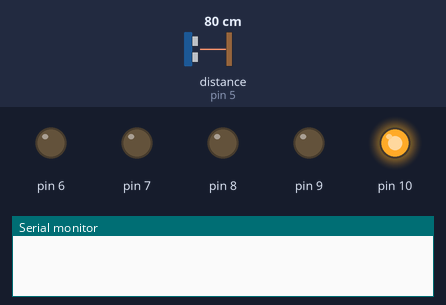
Bench run of a sketch on a simulated Arduino Uno, built with avr-gcc and run on an emulated ATmega328P. Shown: output pins drawn as LEDs (lit = HIGH), the last lines printed to the serial monitor. Wiring (inferred from the names in the program): ultrasonic range finder: trigger pin 4; echo pin 5. Inputs (shaded band) come from the test bench; at power-on: distance to the obstacle (sensor on pin 5) 80 cm. The echo pulse lasts 58.3 µs per cm; pins used as bus, display or sensor lines are not drawn.

Above: at 1.2 s.
1.3 s: distance to the obstacle (sensor on pin 5) set to 11 cm
3.0 s: distance to the obstacle (sensor on pin 5) set to 8 cm
At 4.7 s:
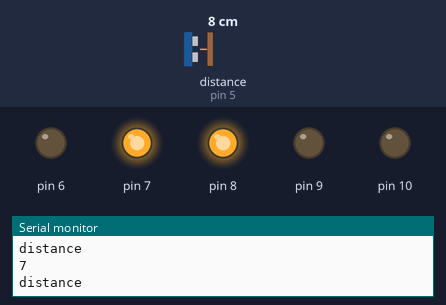
5.0 s: distance to the obstacle (sensor on pin 5) set to 18 cm
At 6.2 s:
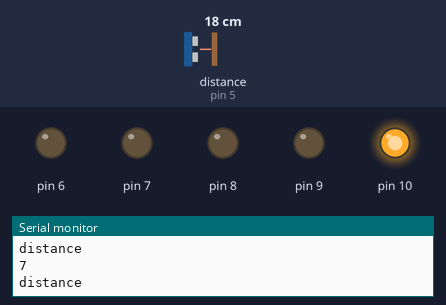
6.5 s: distance to the obstacle (sensor on pin 5) set to 2 cm
At 7.4 s:
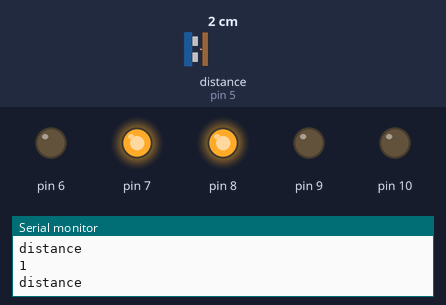
Timing chart, 0 to 9.5 s (numbered marks = the images above; inputs shaded):
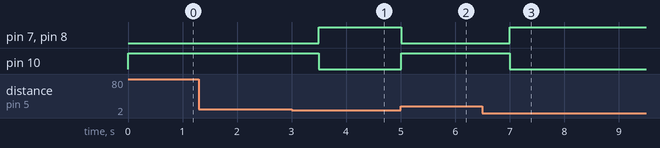

The sketch:

CRACK_DETECTION.ino
```cpp
#define motor 7 // M OTOR ONE
#define motor 6 // MOTOR ONE
#define motor 8 // MOTOR SECOND
#define motor 9 // MOTOR SECOND
#define trig 4 //ULTRASONIC
#define echo 5 //ULTRASONIC
#define buzzer 10 //buzzer
long duration;
int distance;
void setup() {
  // put your setup code here, to run once:
  pinMode(7,OUTPUT);
  pinMode(6,OUTPUT);
  pinMode(8,OUTPUT);
  pinMode(9,OUTPUT);
  pinMode(trig,OUTPUT);
  pinMode(echo,INPUT);
  pinMode(10,OUTPUT);

  Serial.begin(9600);

}

void loop() {


   //ultrasonic sensor
  digitalWrite(trig,LOW);
  delayMicroseconds(2);

   digitalWrite(trig,HIGH);
  delayMicroseconds(10);

   digitalWrite(trig,LOW);
  delayMicroseconds(10);

  duration=pulseIn(echo,HIGH);
  distance=duration*0.034/2;


if (distance <=8)
{
  Serial.println(distance);
  Serial.println("distance");
  delay(500);
  //Serial.println(distance);
  // MOTOR 1st
   digitalWrite(7,HIGH);
   digitalWrite(6,LOW);

   // MOTOR 2nd
   digitalWrite(8,HIGH);
   digitalWrite(9,LOW);
  digitalWrite(10,LOW);

  }
  if(distance >=10 )
  {
    digitalWrite(7,LOW);
   digitalWrite(6,LOW);
   digitalWrite(8,LOW);
   digitalWrite(9,LOW);
   digitalWrite(10,HIGH);

    }
}
```

Measured:
- the behaviour switches between 10 and 9 cm on distance to the obstacle (sensor on pin 5) (found by bisection; images 0 and 1)
- after the input at 1.3 s, every drawn part: stays the same
- after the input at 3.0 s, pin 7, pin 8: LOW → HIGH after 0.50 s; pin 10: HIGH → LOW after 0.50 s
- after the input at 5.0 s, pin 7, pin 8: HIGH → LOW at once; pin 10: LOW → HIGH at once
- after the input at 6.5 s, pin 7, pin 8: LOW → HIGH after 0.50 s; pin 10: HIGH → LOW after 0.50 s
